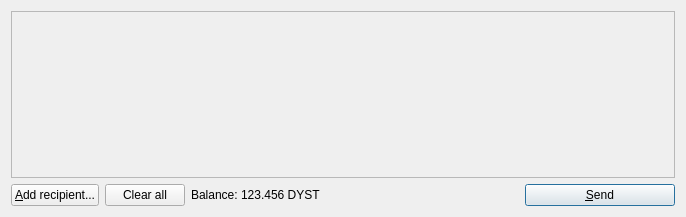
<?xml version="1.0" encoding="UTF-8"?>
<ui version="4.0">
 <class>SendCoinsDialog</class>
 <widget class="QDialog" name="SendCoinsDialog">
  <property name="geometry">
   <rect>
    <x>0</x>
    <y>0</y>
    <width>686</width>
    <height>217</height>
   </rect>
  </property>
  <property name="windowTitle">
   <string>Send Coins</string>
  </property>
  <layout class="QVBoxLayout" name="verticalLayout">
   <item>
    <widget class="QScrollArea" name="scrollArea">
     <property name="widgetResizable">
      <bool>true</bool>
     </property>
     <widget class="QWidget" name="scrollAreaWidgetContents">
      <property name="geometry">
       <rect>
        <x>0</x>
        <y>0</y>
        <width>666</width>
        <height>165</height>
       </rect>
      </property>
      <layout class="QVBoxLayout" name="verticalLayout_2">
       <property name="margin">
        <number>0</number>
       </property>
       <item>
        <layout class="QVBoxLayout" name="entries">
         <property name="spacing">
          <number>6</number>
         </property>
        </layout>
       </item>
       <item>
        <spacer name="verticalSpacer">
         <property name="orientation">
          <enum>Qt::Vertical</enum>
         </property>
         <property name="sizeHint" stdset="0">
          <size>
           <width>20</width>
           <height>40</height>
          </size>
         </property>
        </spacer>
       </item>
      </layout>
     </widget>
    </widget>
   </item>
   <item>
    <layout class="QHBoxLayout" name="horizontalLayout">
     <item>
      <widget class="QPushButton" name="addButton">
       <property name="toolTip">
        <string>Send to multiple recipients at once</string>
       </property>
       <property name="text">
        <string>&amp;Add recipient...</string>
       </property>
       <property name="icon">
        <iconset resource="../dystater.qrc">
         <normaloff>:/icons/add</normaloff>:/icons/add</iconset>
       </property>
      </widget>
     </item>
     <item>
      <widget class="QPushButton" name="clearButton">
       <property name="sizePolicy">
        <sizepolicy hsizetype="Minimum" vsizetype="Fixed">
         <horstretch>0</horstretch>
         <verstretch>0</verstretch>
        </sizepolicy>
       </property>
       <property name="toolTip">
        <string>Remove all transaction fields</string>
       </property>
       <property name="text">
        <string>Clear all</string>
       </property>
       <property name="icon">
        <iconset resource="../dystater.qrc">
         <normaloff>:/icons/remove</normaloff>:/icons/remove</iconset>
       </property>
       <property name="autoRepeatDelay">
        <number>300</number>
       </property>
      </widget>
     </item>
     <item>
      <layout class="QHBoxLayout" name="horizontalLayout_2">
       <property name="spacing">
        <number>3</number>
       </property>
       <item>
        <widget class="QLabel" name="label">
         <property name="text">
          <string>Balance:</string>
         </property>
        </widget>
       </item>
       <item>
        <widget class="QLabel" name="labelBalance">
         <property name="text">
          <string>123.456 DYST</string>
         </property>
         <property name="textInteractionFlags">
          <set>Qt::LinksAccessibleByMouse|Qt::TextSelectableByKeyboard|Qt::TextSelectableByMouse</set>
         </property>
        </widget>
       </item>
      </layout>
     </item>
     <item>
      <spacer name="horizontalSpacer">
       <property name="orientation">
        <enum>Qt::Horizontal</enum>
       </property>
       <property name="sizeHint" stdset="0">
        <size>
         <width>40</width>
         <height>20</height>
        </size>
       </property>
      </spacer>
     </item>
     <item>
      <widget class="QPushButton" name="sendButton">
       <property name="minimumSize">
        <size>
         <width>150</width>
         <height>0</height>
        </size>
       </property>
       <property name="toolTip">
        <string>Confirm the send action</string>
       </property>
       <property name="text">
        <string>&amp;Send</string>
       </property>
       <property name="icon">
        <iconset resource="../dystater.qrc">
         <normaloff>:/icons/send</normaloff>:/icons/send</iconset>
       </property>
       <property name="default">
        <bool>true</bool>
       </property>
      </widget>
     </item>
    </layout>
   </item>
  </layout>
 </widget>
 <resources>
  <include location="../dystater.qrc"/>
 </resources>
 <connections/>
</ui>
